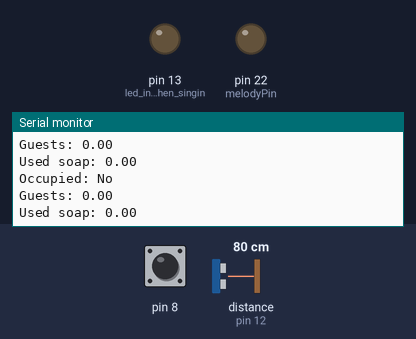
Simulated run of this sketch. Board: Arduino Mega 2560, built with avr-gcc and run on an emulated ATmega2560. On the bench: output pins drawn as LEDs (lit = HIGH), the last lines printed to the serial monitor. The inputs (shaded band) are chosen by the test bench; at power-on: distance to the obstacle (sensor on pin 12) 80 cm, pin 8 HIGH. The echo pulse lasts 58.3 µs per cm.

Above: at 1.8 s.
1.9 s: distance to the obstacle (sensor on pin 12) set to 2 cm
At 4.4 s:
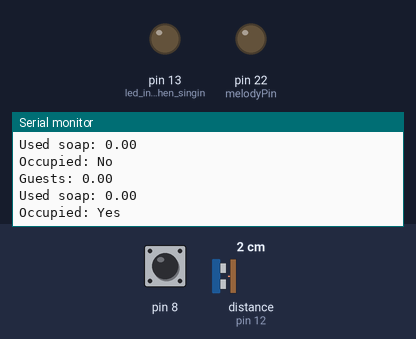
5.0 s: pin 8 pulled LOW for 3.2 s
At 7.1 s:
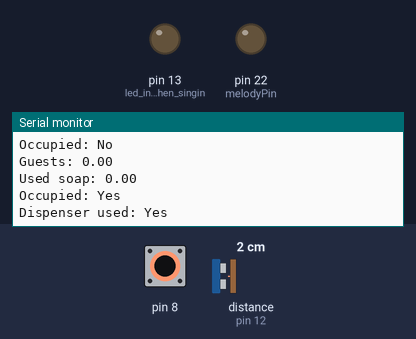
Timing chart, 0 to 8.6 s (numbered marks = the images above; inputs shaded):
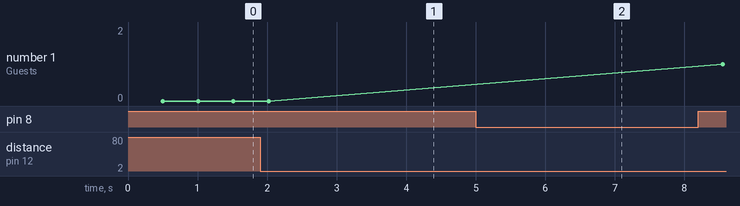

The sketch:

dispenser_sensors.ino
```cpp
#include <NewPing.h>
#include <CapacitiveSensor.h>
#include <LedControl.h>

///////////////////////////////////////////////////////////////
// SOUND
///////////////////////////////////////////////////////////////
// Define notes
#define NOTE_B0 31
#define NOTE_C1 33
#define NOTE_CS1 35
#define NOTE_D1 37
#define NOTE_DS1 39
#define NOTE_E1 41
#define NOTE_F1 44
#define NOTE_FS1 46
#define NOTE_G1 49
#define NOTE_GS1 52
#define NOTE_A1 55
#define NOTE_AS1 58
#define NOTE_B1 62
#define NOTE_C2 65
#define NOTE_CS2 69
#define NOTE_D2 73
#define NOTE_DS2 78
#define NOTE_E2 82
#define NOTE_F2 87
#define NOTE_FS2 93
#define NOTE_G2 98
#define NOTE_GS2 104
#define NOTE_A2 110
#define NOTE_AS2 117
#define NOTE_B2 123
#define NOTE_C3 131
#define NOTE_CS3 139
#define NOTE_D3 147
#define NOTE_DS3 156
#define NOTE_E3 165
#define NOTE_F3 175
#define NOTE_FS3 185
#define NOTE_G3 196
#define NOTE_GS3 208
#define NOTE_A3 220
#define NOTE_AS3 233
#define NOTE_B3 247
#define NOTE_C4 262
#define NOTE_CS4 277
#define NOTE_D4 294
#define NOTE_DS4 311
#define NOTE_E4 330
#define NOTE_F4 349
#define NOTE_FS4 370
#define NOTE_G4 392
#define NOTE_GS4 415
#define NOTE_A4 440
#define NOTE_AS4 466
#define NOTE_B4 494
#define NOTE_C5 523
#define NOTE_CS5 554
#define NOTE_D5 587
#define NOTE_DS5 622
#define NOTE_E5 659
#define NOTE_F5 698
#define NOTE_FS5 740
#define NOTE_G5 784
#define NOTE_GS5 831
#define NOTE_A5 880
#define NOTE_AS5 932
#define NOTE_B5 988
#define NOTE_C6 1047
#define NOTE_CS6 1109
#define NOTE_D6 1175
#define NOTE_DS6 1245
#define NOTE_E6 1319
#define NOTE_F6 1397
#define NOTE_FS6 1480
#define NOTE_G6 1568
#define NOTE_GS6 1661
#define NOTE_A6 1760
#define NOTE_AS6 1865
#define NOTE_B6 1976
#define NOTE_C7 2093
#define NOTE_CS7 2217
#define NOTE_D7 2349
#define NOTE_DS7 2489
#define NOTE_E7 2637
#define NOTE_F7 2794
#define NOTE_FS7 2960
#define NOTE_G7 3136
#define NOTE_GS7 3322
#define NOTE_A7 3520
#define NOTE_AS7 3729
#define NOTE_B7 3951
#define NOTE_C8 4186
#define NOTE_CS8 4435
#define NOTE_D8 4699
#define NOTE_DS8 4978

// Pin that is used for the speaker.
#define melodyPin 22 // Blue wire

//Mario main theme melody
int melody[] = {
    NOTE_E7, NOTE_E7, 0, NOTE_E7,
    0, NOTE_C7, NOTE_E7, 0,
    NOTE_G7, 0, 0, 0,
    NOTE_G6, 0, 0, 0};
//Mario main them tempo
int tempo[] = {
    12,
    12,
    12,
    12,
    12,
    12,
    12,
    12,
    12,
    12,
    12,
    12,
    12,
    12,
    12,
    12};

///////////////////////////////////////////////////////////////
// LED MATRIX
///////////////////////////////////////////////////////////////
// Pins used for the LED Matrix
const int DIN_PIN = 51; // yellow wire
const int CS_PIN = 52;  // orange wire
const int CLK_PIN = 53; // white wire

// Happy smiley
const uint64_t SMILEY_HAPPY[] = {
    0x003c428100666600};

// Standard smiley
const uint64_t SMILEY_STANDARD[] = {
    0x00007e0000666600};

// Sad smiley
const uint64_t SMILEY_SAD[] = {
    0x81423c0000666600};

// Very sad smiley
const uint64_t SMILEY_VERYSAD[] = {
    0x42423c0000666600};

const int IMAGES_LEN = sizeof(8) / 8;

LedControl display = LedControl(DIN_PIN, CLK_PIN, CS_PIN);

// Display smiley on LED Matrix.
/*
displayImage(SMILEY_HAPPY[i]);
if (++i >= IMAGES_LEN)
{
  i = 0;
}
delay(1000);
*/

///////////////////////////////////////////////////////////////
// SENSORS
///////////////////////////////////////////////////////////////
// Each sensor's trigger pin, echo pin, and max distance to ping.
// Pin 13 = Trigger (orange wire)
// Pin 12 = Echo (white wire)
NewPing door(13, 12, 200);

CapacitiveSensor cs_dispenser = CapacitiveSensor(10, 8); // 1M resistor between pins 10 & 8, pin 8 is sensor pin

//Booleans to switch between whether to toilet is occupied or not, and whether the dispenser has been used
bool occupied = false;
bool dispenser_used = false;

//Floats to keep count of how many guests there has been, and how many times the dispenser has been used
float guests = 0;
float used_soap = 0;

//How many ms the sensors should timeout to prevent double readings:
int entrance_delay = 2000;
int exit_delay = 2000;
int dispenser_delay = 2000;

void setup()
{
  Serial.begin(115200);       // Open serial monitor at 9600 baud to see ping results.
  pinMode(melodyPin, OUTPUT); //buzzer
  pinMode(13, OUTPUT);        //led indicator when singing a note
}

void displayImage(uint64_t image)
{
  for (int i = 0; i < 8; i++)
  {
    byte row = (image >> i * 8) & 0xFF;
    for (int j = 0; j < 8; j++)
    {
      display.setLed(0, i, j, bitRead(row, j));
    }
  }
}
int i = 0;

void loop()
{

  delay(500);
  Serial.println();
  //Serial.print("Door = ");
  //Serial.print(door.ping_cm());
  //Serial.print("cm ");
  Serial.println();
  Serial.print("Occupied: ");
  Serial.print("No");
  Serial.println();
  Serial.print("Guests: ");
  Serial.print(guests);
  Serial.println();
  Serial.print("Used soap: ");
  Serial.print(used_soap);
  Serial.println();

  if (door.ping_cm() < 60)
  {
    occupied = !occupied;
    guests = guests + 0.5;
    dispenser_used = false;
    delay(entrance_delay);
    Serial.print("Occupied: Yes");
    // Serial.print(occupied);
    Serial.println();
  }

  while (occupied)
  {
    if (door.ping_cm() < 60)
    {
      occupied = false;
      guests = guests + 0.5;
      delay(exit_delay);
    }

    //if(dispenser.ping_cm() <10){
    //dispenser_used = true;

    long start = millis();
    long total1 = cs_dispenser.capacitiveSensor(300);

    if (total1 > 500)
    {
      dispenser_used = true;
      Serial.print("Dispenser used: Yes ");
      //Serial.print(dispenser_used);
      Serial.println();
      delay(dispenser_delay);
      used_soap++;
    }
  }
}

// Play stuff using the speaker
void HappySong()
{
  Serial.println(" 'Mario Theme'");
  int size = sizeof(melody) / sizeof(int);
  for (int thisNote = 0; thisNote < size; thisNote++)
  {

    // to calculate the note duration, take one second
    // divided by the note type.
    //e.g. quarter note = 1000 / 4, eighth note = 1000/8, etc.
    int noteDuration = 1000 / tempo[thisNote];

    buzz(melodyPin, melody[thisNote], noteDuration);

    // to distinguish the notes, set a minimum time between them.
    // the note's duration + 30% seems to work well:
    int pauseBetweenNotes = noteDuration * 1.30;
    delay(pauseBetweenNotes);

    // stop the tone playing:
    buzz(melodyPin, 0, noteDuration);
  }
}

void SadSong()
{
  tone(melodyPin, NOTE_D2, 200);
  delay(400);
  tone(melodyPin, NOTE_D2, 200);
  delay(400);
  tone(melodyPin, NOTE_D2, 200);
  delay(400);
  tone(melodyPin, NOTE_D2, 200);
  delay(400);
  tone(melodyPin, NOTE_D2, 200);
  delay(1000);
}

void buzz(int targetPin, long frequency, long length)
{
  digitalWrite(13, HIGH);
  long delayValue = 1000000 / frequency / 2; // calculate the delay value between transitions
  //// 1 second's worth of microseconds, divided by the frequency, then split in half since
  //// there are two phases to each cycle
  long numCycles = frequency * length / 1000; // calculate the number of cycles for proper timing
  //// multiply frequency, which is really cycles per second, by the number of seconds to
  //// get the total number of cycles to produce
  for (long i = 0; i < numCycles; i++)
  {                                // for the calculated length of time...
    digitalWrite(targetPin, HIGH); // write the buzzer pin high to push out the diaphram
    delayMicroseconds(delayValue); // wait for the calculated delay value
    digitalWrite(targetPin, LOW);  // write the buzzer pin low to pull back the diaphram
    delayMicroseconds(delayValue); // wait again or the calculated delay value
  }
  digitalWrite(13, LOW);
}
```

Measured:
- after the input at 1.9 s, the serial monitor: prints a new line after 2.1 s (image 1)
- after the input at 5.0 s, the serial monitor: prints a new line after 1.1 s (image 2)
